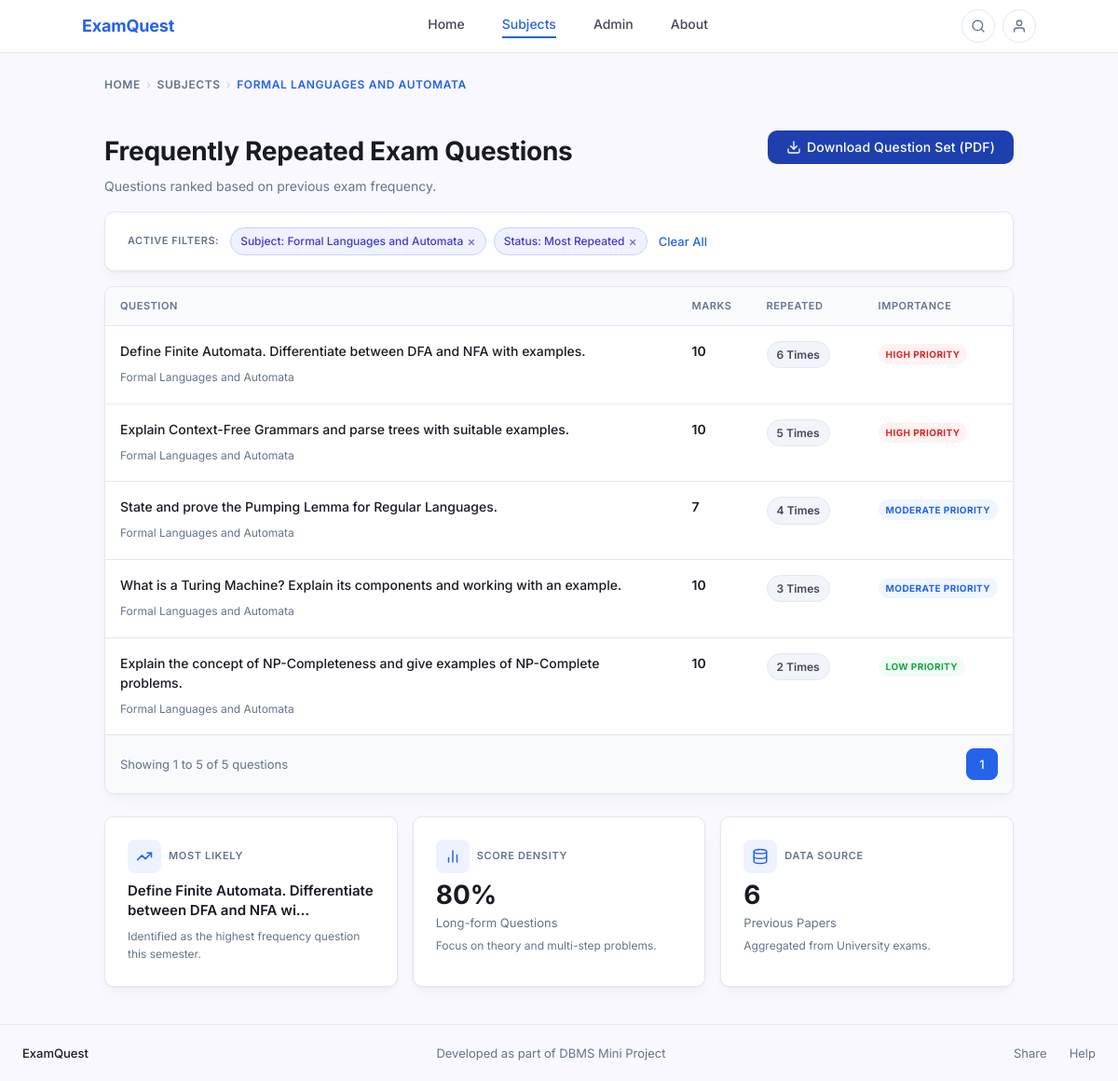
The page /questions.php?subject_id=4 on the database as committed earlier.
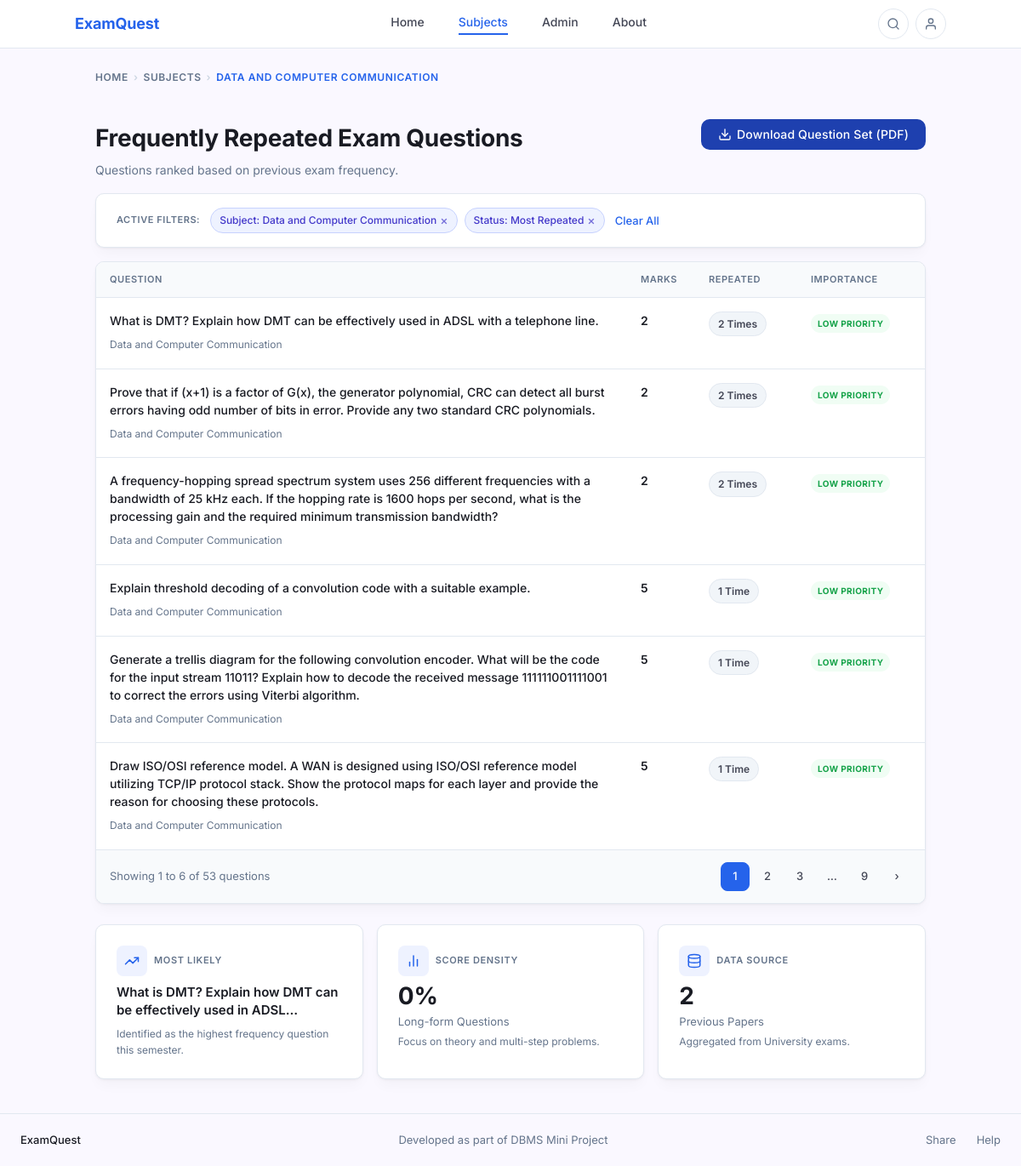
The same page on the database as committed later.
### tables this page shows
CREATE TABLE subject (
    subject_id   INT AUTO_INCREMENT PRIMARY KEY,
    subject_name VARCHAR(200) NOT NULL,
    semester     VARCHAR(10)  NOT NULL,
    subject_type VARCHAR(50)  NOT NULL DEFAULT 'Core Subject',
    syllabus_id  INT NOT NULL,
    branch_id    INT NOT NULL,
    UNIQUE KEY uq_subject (subject_name(150), semester, syllabus_id, branch_id),
    FOREIGN KEY (syllabus_id) REFERENCES syllabus(syllabus_id) ON DELETE CASCADE,
    FOREIGN KEY (branch_id)   REFERENCES branch(branch_id)     ON DELETE CASCADE
);

CREATE TABLE questions (
    question_id   INT AUTO_INCREMENT PRIMARY KEY,
    subject_id    INT         NOT NULL,
    question_text MEDIUMTEXT  NOT NULL,
    marks         INT         NOT NULL DEFAULT 0,
    frequency     INT         NOT NULL DEFAULT 1,
    UNIQUE KEY uq_question (subject_id, question_text(500)),
    FOREIGN KEY (subject_id) REFERENCES subject(subject_id) ON DELETE CASCADE
);

### questions.php (the view, shortened to what this page needs)
<?php
require_once 'db.php';
$subject_id  = intval($_GET['subject_id']  ?? 0);
$syllabus_id = intval($_GET['syllabus_id'] ?? 0);
$branch_id   = intval($_GET['branch_id']   ?? 0);
$semester    = trim($_GET['semester']       ?? '');
$page        = max(1, intval($_GET['page'] ?? 1));
$stmt = $conn->prepare('
    SELECT s.subject_name, s.semester, s.subject_type,
           sy.regulation_year, b.branch_name,
           s.syllabus_id, s.branch_id
    FROM subject s
    JOIN syllabus sy ON sy.syllabus_id = s.syllabus_id
    JOIN branch   b  ON b.branch_id   = s.branch_id
    WHERE s.subject_id = ?
');
$stmt->bind_param('i', $subject_id);
$stmt->execute();
$subject_info = $stmt->get_result()->fetch_assoc();
if ($syllabus_id <= 0) $syllabus_id = intval($subject_info['syllabus_id']);
if ($branch_id   <= 0) $branch_id   = intval($subject_info['branch_id']);
if ($semester === '')  $semester    = $subject_info['semester'];
$stmt = $conn->prepare('SELECT COUNT(*) AS total FROM questions WHERE subject_id = ?');
$stmt->bind_param('i', $subject_id);
$stmt->execute();
$total_questions = intval($stmt->get_result()->fetch_assoc()['total']);
$total_pages = $total_questions > 0 ? (int)ceil($total_questions / PER_PAGE) : 1;
$page = min($page, $total_pages);
$offset = ($page - 1) * PER_PAGE;
$stmt = $conn->prepare('
    SELECT question_id, question_text, marks, frequency
    FROM questions
    WHERE subject_id = ?
    ORDER BY frequency DESC, marks DESC
    LIMIT ? OFFSET ?
');
$stmt->bind_param('iii', $subject_id, PER_PAGE, $offset);
$stmt->execute();
$questions_result = $stmt->get_result();
$questions = [];
while ($row = $questions_result->fetch_assoc()) {
    $questions[] = $row;
}
function getImportance(int $freq): array {
    if ($freq >= 5) return ['label' => 'HIGH PRIORITY',     'class' => 'badge--red'];
    if ($freq >= 3) return ['label' => 'MODERATE PRIORITY', 'class' => 'badge--blue'];
    return              ['label' => 'LOW PRIORITY',         'class' => 'badge--green'];
}
function getRepeatedLabel(int $freq): string {
    return $freq === 1 ? '1 Time' : $freq . ' Times';
}
$stmt = $conn->prepare('SELECT COUNT(*) AS cnt FROM questions WHERE subject_id = ? AND marks >= 10');
$stmt->bind_param('i', $subject_id);
$stmt->execute();
$long_form_count = intval($stmt->get_result()->fetch_assoc()['cnt']);
$long_form_pct = $total_questions > 0 ? round(($long_form_count / $total_questions) * 100) : 0;
$stmt = $conn->prepare('SELECT MAX(frequency) AS max_freq FROM questions WHERE subject_id = ?');
$stmt->bind_param('i', $subject_id);
$stmt->execute();
$max_freq = intval($stmt->get_result()->fetch_assoc()['max_freq']);
$stmt = $conn->prepare('SELECT question_text FROM questions WHERE subject_id = ? ORDER BY frequency DESC LIMIT 1');
$stmt->bind_param('i', $subject_id);
$stmt->execute();
$top_row = $stmt->get_result()->fetch_assoc();
$top_topic = $top_row ? (strlen($top_row['question_text']) > 60 ? substr($top_row['question_text'], 0, 60) . '…' : $top_row['question_text']) : 'N/A';
function pageUrl(int $p): string {
    $params = $_GET;
    $params['page'] = $p;
    return '?' . http_build_query($params);
}
?>
<!DOCTYPE html>
<html lang="en">
<head>
    <link rel="stylesheet" href="style.css">
</head>
<body>
<nav class="nav">
    <div class="nav__inner">
        <a href="index.php" class="nav__brand">ExamQuest</a>
        <div class="nav__links">
            <a href="index.php">Home</a>
            <a href="subject.php?syllabus_id=<?= $syllabus_id ?>&branch_id=<?= $branch_id ?>&semester=<?= urlencode($semester) ?>" class="active">Subjects</a>
            <a href="admin.php">Admin</a>
            <a href="about.php">About</a>
        </div>
        <div class="nav__actions">
            <button class="nav__icon-btn" title="Search" aria-label="Search">
                <svg xmlns="http://www.w3.org/2000/svg" width="16" height="16" viewBox="0 0 24 24" fill="none" stroke="currentColor" stroke-width="2" stroke-linecap="round" stroke-linejoin="round"><circle cx="11" cy="11" r="8"/><line x1="21" y1="21" x2="16.65" y2="16.65"/></svg>
            </button>
            <button class="nav__icon-btn" title="Account" aria-label="Account">
                <svg xmlns="http://www.w3.org/2000/svg" width="16" height="16" viewBox="0 0 24 24" fill="none" stroke="currentColor" stroke-width="2" stroke-linecap="round" stroke-linejoin="round"><path d="M20 21v-2a4 4 0 0 0-4-4H8a4 4 0 0 0-4 4v2"/><circle cx="12" cy="7" r="4"/></svg>
            </button>
        </div>
    </div>
</nav>
<main>
    <div class="container questions-layout">
        <nav class="breadcrumb" aria-label="Breadcrumb">
            <a href="index.php">Home</a>
            <span class="breadcrumb__sep">›</span>
            <a href="subject.php?syllabus_id=<?= $syllabus_id ?>&branch_id=<?= $branch_id ?>&semester=<?= urlencode($semester) ?>">Subjects</a>
            <span class="breadcrumb__sep">›</span>
            <span class="breadcrumb__current"><?= htmlspecialchars(strtoupper($subject_info['subject_name']), ENT_QUOTES, 'UTF-8') ?></span>
        </nav>
        <div class="page-header">
            <div>
                <h1>Frequently Repeated Exam Questions</h1>
                <p>Questions ranked based on previous exam frequency.</p>
            </div>
            <a href="generate_pdf.php?subject_id=<?= $subject_id ?>" class="btn btn--pdf">
                <svg xmlns="http://www.w3.org/2000/svg" width="16" height="16" viewBox="0 0 24 24" fill="none" stroke="currentColor" stroke-width="2" stroke-linecap="round" stroke-linejoin="round"><path d="M21 15v4a2 2 0 0 1-2 2H5a2 2 0 0 1-2-2v-4"/><polyline points="7 10 12 15 17 10"/><line x1="12" y1="15" x2="12" y2="3"/></svg>
                Download Question Set (PDF)
            </a>
        </div>
        <div class="card active-filters">
            <span class="active-filters__label">Active Filters:</span>
            <span class="chip">Subject: <?= htmlspecialchars($subject_info['subject_name'], ENT_QUOTES, 'UTF-8') ?> <a href="subject.php?syllabus_id=<?= $syllabus_id ?>&branch_id=<?= $branch_id ?>&semester=<?= urlencode($semester) ?>">×</a></span>
            <span class="chip">Status: Most Repeated <a href="<?= pageUrl(1) ?>">×</a></span>
            <a href="subject.php?syllabus_id=<?= $syllabus_id ?>&branch_id=<?= $branch_id ?>&semester=<?= urlencode($semester) ?>" class="link--clear">Clear All</a>
        </div>
        <?php if (empty($questions)): ?>
        <div class="card" style="text-align:center;padding:48px;color:var(--color-secondary-text);">
            <p>No questions available for this subject yet.</p>
            <a href="admin.php" class="btn btn--primary" style="margin-top:16px;">Add Questions</a>
        </div>
        <?php else: ?>
        <div class="card question-table">
            <table>
                <thead>
                    <tr>
                        <th>Question</th>
                        <th style="width:80px;">Marks</th>
                        <th style="width:120px;">Repeated</th>
                        <th style="width:150px;">Importance</th>
                    </tr>
                </thead>
                <tbody>
                    <?php foreach ($questions as $i => $q):
                          $imp = getImportance(intval($q['frequency']));
                    ?>
                    <tr>
                        <td>
                            <p class="question-text"><?= htmlspecialchars($q['question_text'], ENT_QUOTES, 'UTF-8') ?></p>
                            <span class="question-meta">
                                <?= htmlspecialchars($subject_info['subject_name'], ENT_QUOTES, 'UTF-8') ?>
                            </span>
                        </td>
                        <td class="marks-cell"><?= intval($q['marks']) ?></td>
                        <td class="freq-cell">
                            <span class="freq-badge"><?= getRepeatedLabel(intval($q['frequency'])) ?></span>
                        </td>
                        <td class="importance-cell">
                            <span class="badge <?= $imp['class'] ?>"><?= $imp['label'] ?></span>
                        </td>
                    </tr>
                    <?php endforeach; ?>
                </tbody>
            </table>
            <div class="pagination">
                <span class="pagination__info">
                    Showing <?= $offset + 1 ?> to <?= min($offset + PER_PAGE, $total_questions) ?> of <?= $total_questions ?> questions
                </span>
                <div class="pagination__pages">
                    <?php
                    $window = 2;
                    $shown = [];
                    for ($p = 1; $p <= $total_pages; $p++) {
                        if ($p === 1 || $p === $total_pages || abs($p - $page) <= $window) {
                            $shown[] = $p;
                        }
                    }
                    $prev = null;
                    foreach ($shown as $p):
                        if ($prev !== null && $p - $prev > 1): ?>
                        <span class="page-btn page-btn--ellipsis">…</span>
                    <?php endif; ?>
                    <a href="<?= pageUrl($p) ?>"
                       class="page-btn <?= $p === $page ? 'page-btn--active' : '' ?>"
                       aria-label="Page <?= $p ?>"
                       <?= $p === $page ? 'aria-current="page"' : '' ?>>
                        <?= $p ?>
                    </a>
                    <?php $prev = $p;
                    endforeach; ?>
                    <?php if ($page < $total_pages): ?>
                    <a href="<?= pageUrl($page + 1) ?>" class="page-btn" aria-label="Next page">›</a>
                    <?php endif; ?>
                </div>
            </div>
        </div>
        <?php endif; ?>
        <div class="stats-row">
            <div class="card stat-card">
                <div class="stat-card__header">
                    <div class="stat-card__icon">
                        <svg xmlns="http://www.w3.org/2000/svg" viewBox="0 0 24 24" fill="none" stroke="currentColor" stroke-width="2" stroke-linecap="round" stroke-linejoin="round"><polyline points="22 7 13.5 15.5 8.5 10.5 2 17"/><polyline points="16 7 22 7 22 13"/></svg>
                    </div>
                    <span class="stat-card__eyebrow">Most Likely</span>
                </div>
                <div style="font-size:15px;font-weight:600;color:var(--color-on-surface);line-height:1.4;margin-bottom:4px;">
                    <?= htmlspecialchars(strlen($top_topic) > 80 ? substr($top_topic, 0, 80) . '…' : $top_topic, ENT_QUOTES, 'UTF-8') ?>
                </div>
                <div class="stat-card__note">Identified as the highest frequency question this semester.</div>
            </div>
            <div class="card stat-card">
                <div class="stat-card__header">
                    <div class="stat-card__icon">
                        <svg xmlns="http://www.w3.org/2000/svg" viewBox="0 0 24 24" fill="none" stroke="currentColor" stroke-width="2" stroke-linecap="round" stroke-linejoin="round"><line x1="18" y1="20" x2="18" y2="10"/><line x1="12" y1="20" x2="12" y2="4"/><line x1="6" y1="20" x2="6" y2="14"/></svg>
                    </div>
                    <span class="stat-card__eyebrow">Score Density</span>
                </div>
                <div class="stat-card__value"><?= $long_form_pct ?>%</div>
                <div class="stat-card__label">Long-form Questions</div>
                <div class="stat-card__note">Focus on theory and multi-step problems.</div>
            </div>
            <div class="card stat-card">
                <div class="stat-card__header">
                    <div class="stat-card__icon">
                        <svg xmlns="http://www.w3.org/2000/svg" viewBox="0 0 24 24" fill="none" stroke="currentColor" stroke-width="2" stroke-linecap="round" stroke-linejoin="round"><ellipse cx="12" cy="5" rx="9" ry="3"/><path d="M21 12c0 1.66-4 3-9 3s-9-1.34-9-3"/><path d="M3 5v14c0 1.66 4 3 9 3s9-1.34 9-3V5"/></svg>
                    </div>
                    <span class="stat-card__eyebrow">Data Source</span>
                </div>
                <div class="stat-card__value"><?= $max_freq ?></div>
                <div class="stat-card__label">Previous Papers</div>
                <div class="stat-card__note">Aggregated from University exams.</div>
            </div>
        </div>
    </div>
</main>
<footer class="footer">
    <div class="footer__brand">ExamQuest</div>
    <div class="footer__tagline">Developed as part of DBMS Mini Project</div>
    <div class="footer__links">
        <a href="#">Share</a>
        <a href="#">Help</a>
    </div>
</footer>
</body>
</html>

Rows that differ between the two databases and show on the page:
no longer on this page (row edited): questions: question_text "Define Finite Automata. Differentiate between DFA and NFA with examples.", subject.subject_name "Formal Languages and Automata", marks "10", frequency "6 Times", frequency "HIGH PRIORITY", question_text "Define Finite Automata. Differentiate between DFA and NFA wi…"
no longer on this page (row edited): questions: question_text "Explain Context-Free Grammars and parse trees with suitable examples.", subject.subject_name "Formal Languages and Automata", marks "10", frequency "5 Times", frequency "HIGH PRIORITY"
no longer on this page (row edited): questions: question_text "State and prove the Pumping Lemma for Regular Languages.", subject.subject_name "Formal Languages and Automata", marks "7", frequency "4 Times", frequency "MODERATE PRIORITY"
no longer on this page (row edited): questions: question_text "What is a Turing Machine? Explain its components and working with an example.", subject.subject_name "Formal Languages and Automata", marks "10", frequency "3 Times", frequency "MODERATE PRIORITY"
no longer on this page (row edited): questions: question_text "Explain the concept of NP-Completeness and give examples of NP-Complete problems.", subject.subject_name "Formal Languages and Automata", marks "10", frequency "2 Times", frequency "LOW PRIORITY"
changed subject: subject_name "FORMAL LANGUAGES AND AUTOMATA" → "DATA AND COMPUTER COMMUNICATION"; subject_name "Formal Languages and Automata" → "Data and Computer Communication"
added questions: question_text "What is DMT? Explain how DMT can be effectively used in ADSL with a telephone line.", subject.subject_name "Data and Computer Communication", marks "2", frequency "2 Times", frequency "LOW PRIORITY", question_text "What is DMT? Explain how DMT can be effectively used in ADSL…"
added questions: question_text "Prove that if (x+1) is a factor of G(x), the generator polynomial, CRC can detect all burst errors having odd number of bits in error. Provide any two standard CRC polynomials.", subject.subject_name "Data and Computer Communication", marks "2", frequency "2 Times", frequency "LOW PRIORITY"
added questions: question_text "A frequency-hopping spread spectrum system uses 256 different frequencies with a bandwidth of 25 kHz each. If the hopping rate is 1600 hops per second, what is the processing gain and the required minimum transmission bandwidth?", subject.subject_name "Data and Computer Communication", marks "2", frequency "2 Times", frequency "LOW PRIORITY"
added questions: question_text "Explain threshold decoding of a convolution code with a suitable example.", subject.subject_name "Data and Computer Communication", marks "5", frequency "1 Time", frequency "LOW PRIORITY"
added questions: question_text "Generate a trellis diagram for the following convolution encoder. What will be the code for the input stream 11011? Explain how to decode the received message 111111001111001 to correct the errors using Viterbi algorithm.", subject.subject_name "Data and Computer Communication", marks "5", frequency "1 Time", frequency "LOW PRIORITY"
added questions: question_text "Draw ISO/OSI reference model. A WAN is designed using ISO/OSI reference model utilizing TCP/IP protocol stack. Show the protocol maps for each layer and provide the reason for choosing these protocols.", subject.subject_name "Data and Computer Communication", marks "5", frequency "1 Time", frequency "LOW PRIORITY"
Other text that changed with them:
min($offset + PER_PAGE, $total_questions): "5" → "6"
$total_questions: "5" → "53"
$long_form_pct: "80" → "0"
$max_freq: "6" → "2"
new list line: "2"
new list line: "3"
new list line: "… 9"
